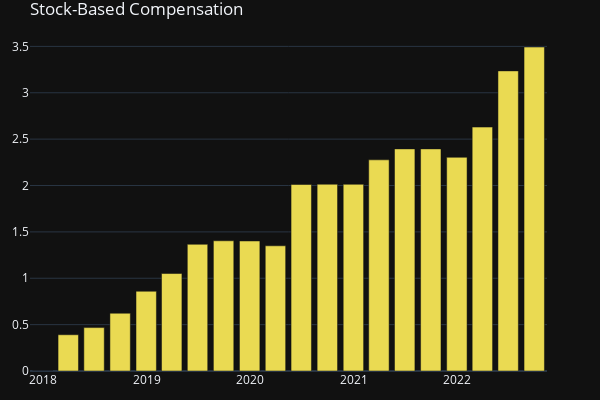

Notebook code cell kept with this figure:
### Code cell
compensation_plot = create_plot_bar_line(cash_flow_df, 'Stock-Based Compensation', bar_color="#EADA52")
compensation_plot

### Figure 1 — Plotly figure (JSON) as saved in the notebook; plotly's stock layout.template omitted (floating-point values rounded to 4 significant figures)
{"data": [{"marker": {"color": "#EADA52"}, "name": "Stock-Based Compensation", "type": "bar", "x": ["2022-09-30", "2022-06-30", "2022-03-31", "2021-12-31", "2021-09-30", "2021-06-30", "2021-03-31", "2020-12-31", "2020-09-30", "2020-06-30", "2020-03-31", "2019-12-31", "2019-09-30", "2019-06-30", "2019-03-31", "2018-12-31", "2018-09-30", "2018-06-30", "2018-03-31", "2017-12-31"], "xaxis": "x", "y": [3.493, 3.236, 2.63, 2.304, 2.395, 2.395, 2.277, 2.013, 2.014, 2.011, 1.35, 1.402, 1.404, 1.366, 1.051, 0.86, 0.623, 0.468, 0.391, 0], "yaxis": "y"}], "layout": {"height": 400, "legend": {"orientation": "h", "x": 0.75, "xanchor": "right", "y": -0.15, "yanchor": "bottom"}, "margin": {"b": 20, "l": 20, "r": 20, "t": 30}, "title": {"text": "Stock-Based Compensation"}, "width": 600, "xaxis": {"anchor": "y", "domain": [0, 0.94]}, "yaxis": {"anchor": "x", "domain": [0, 1]}, "yaxis2": {"anchor": "x", "overlaying": "y", "side": "right"}}}
